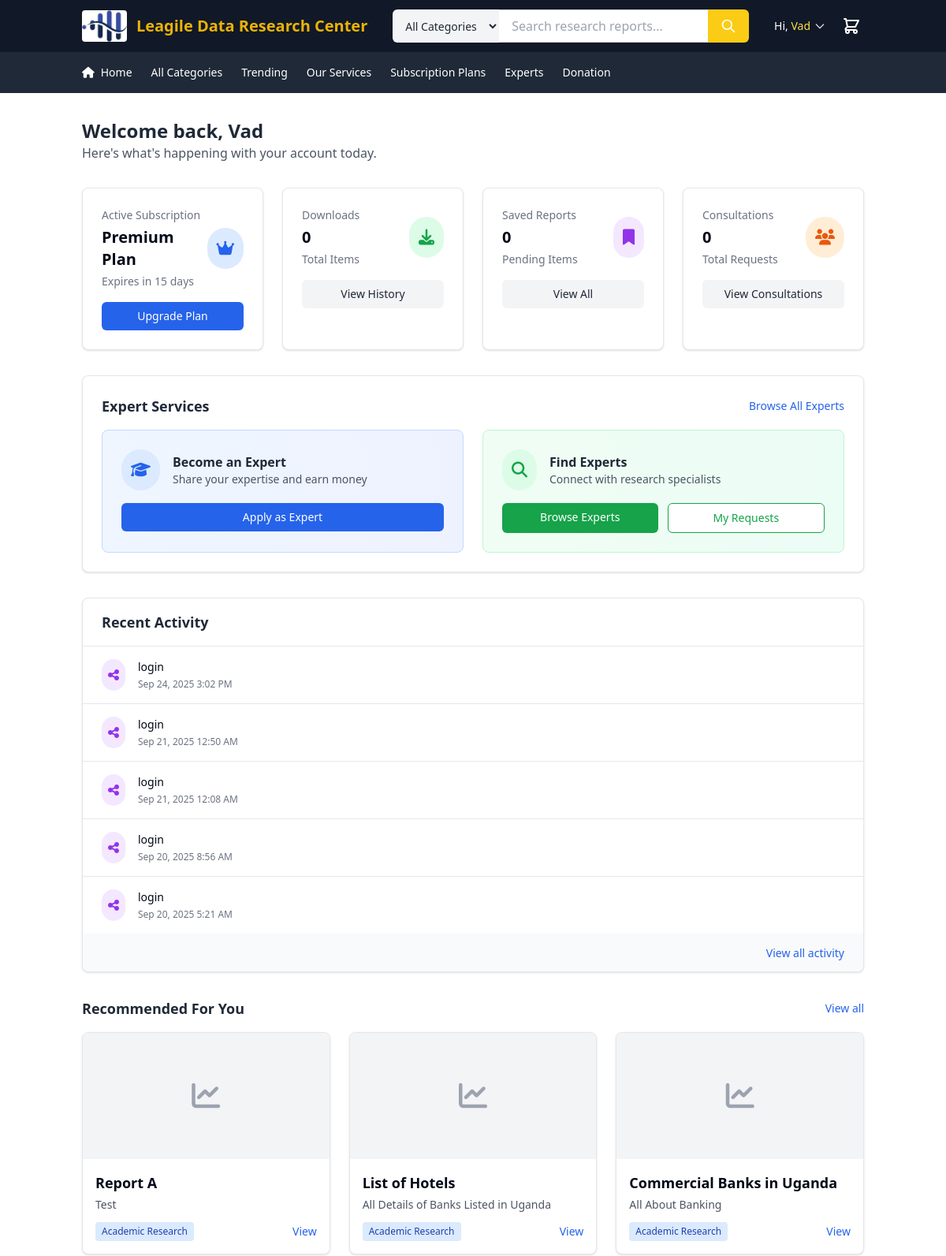
Page /dash/dash.php (signed in, upper part) on the earlier database version.
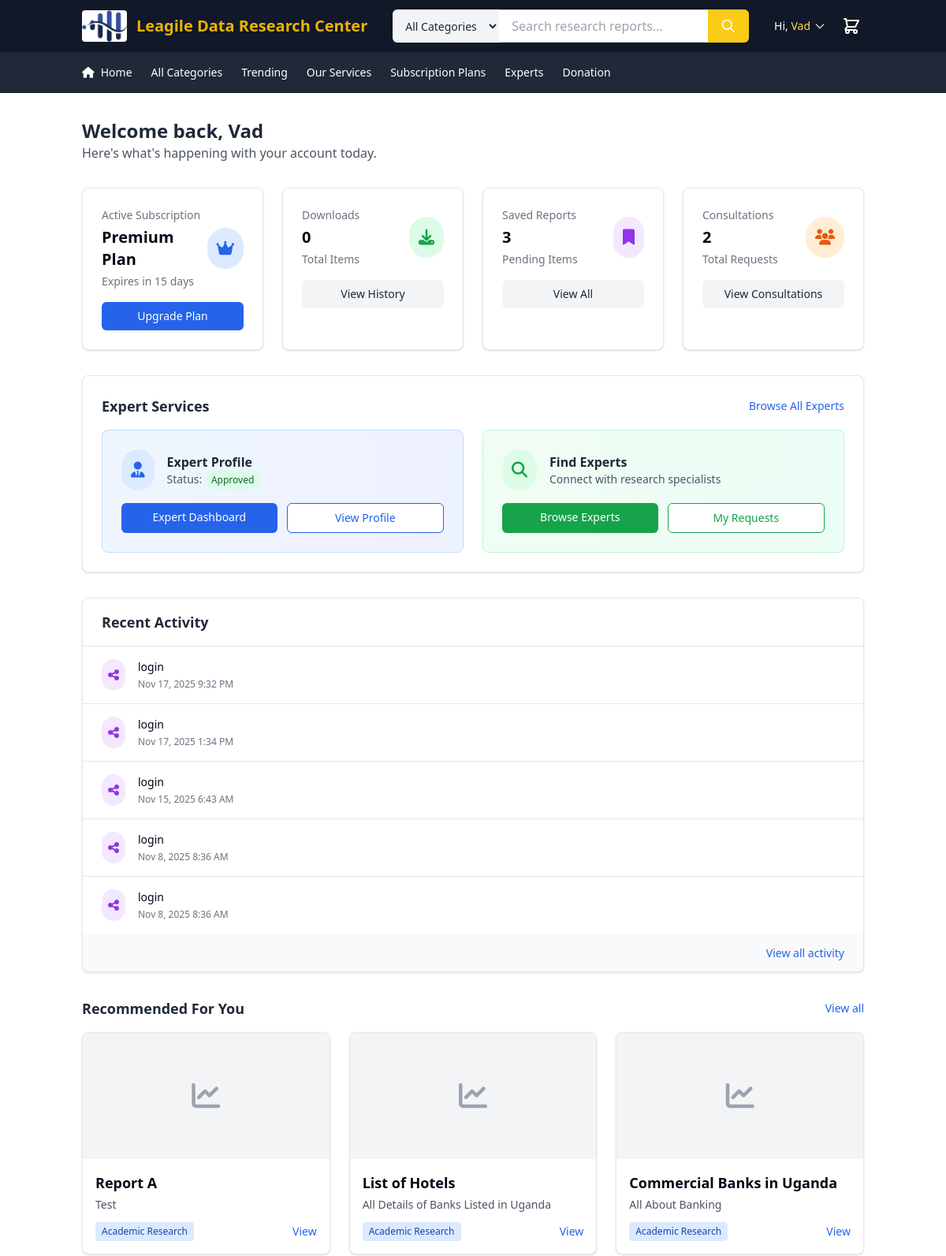
Same page on the later database version.
### tables this page shows
CREATE TABLE IF NOT EXISTS `user_activities` (
  `id` char(36) NOT NULL,
  `user_id` char(36) NOT NULL,
  `activity_type` varchar(50) NOT NULL,
  `activity_id` char(64) NOT NULL,
  `created_at` timestamp NULL DEFAULT current_timestamp(),
  PRIMARY KEY (`id`)
);

CREATE TABLE IF NOT EXISTS `reports` (
  `id` char(36) NOT NULL,
  `title` text NOT NULL,
  `author` text NOT NULL,
  `description` text NOT NULL,
  `price` decimal(10,2) NOT NULL,
  `thumbnail` text DEFAULT NULL,
  `category` text NOT NULL,
  `status` text DEFAULT NULL,
  `download_url` text DEFAULT NULL,
  `page_count` int(11) DEFAULT NULL,
  `publish_date` timestamp NULL DEFAULT NULL,
  `created_at` timestamp NULL DEFAULT current_timestamp(),
  `updated_at` timestamp NULL DEFAULT NULL,
  `file_size` char(20) NOT NULL,
  `file_type` char(20) NOT NULL,
  PRIMARY KEY (`id`)
);

CREATE TABLE IF NOT EXISTS `experts` (
  `id` varchar(36) NOT NULL,
  `user_id` varchar(36) NOT NULL,
  `title` varchar(100) NOT NULL,
  `first_name` varchar(50) NOT NULL,
  `last_name` varchar(50) NOT NULL,
  `email` varchar(100) NOT NULL,
  `phone` varchar(20) DEFAULT NULL,
  `bio` text DEFAULT NULL,
  `education` text DEFAULT NULL,
  `experience_years` int(11) DEFAULT 0,
  `hourly_rate` decimal(10,2) DEFAULT 0.00,
  `profile_image` varchar(255) DEFAULT NULL,
  `status` enum('pending','approved','rejected','suspended') DEFAULT 'pending',
  `rating` decimal(3,2) DEFAULT 0.00,
  `total_reviews` int(11) DEFAULT 0,
  `total_consultations` int(11) DEFAULT 0,
  `created_at` timestamp NULL DEFAULT current_timestamp(),
  `updated_at` timestamp NULL DEFAULT current_timestamp() ON UPDATE current_timestamp(),
  PRIMARY KEY (`id`),
  UNIQUE KEY `email` (`email`),
  KEY `user_id` (`user_id`)
);

### bin/page_settings.php (called while the page is built, shortened)
<?php
function siteHeader(){
 $user_name = $_SESSION['user_name'] ?? '';
  ?>
<?php
}
?>

### dash/dash.php (the view, shortened to what the changed rows need)
<?php
require __DIR__ . '/../bin/page_settings.php';
require __DIR__ . '/../xsert.php';
if (isset($_SESSION['user_id'])) {
    $user_id = $_SESSION['user_id'];
    $user_name = $_SESSION['user_name'];
} else {
   header('Location: ' . BASE_URL . '/login.php');
    exit;
}
$activities_stmt = $conn->prepare("SELECT * FROM user_activities WHERE user_id = ? ORDER BY created_at DESC LIMIT 5");
$activities_stmt->execute([$user_id]);
$reports_stmt = $conn->prepare("SELECT * FROM reports ORDER BY created_at DESC LIMIT 3");
$reports_stmt->execute();
$saved_stmt = $conn->prepare("SELECT COUNT(*) as count FROM report_downloads WHERE user_id = ? AND download_status = 'pending'");
$saved_stmt->execute([$user_id]);
$saved = $saved_stmt->fetch(PDO::FETCH_ASSOC)['count'];
$consultations_stmt = $conn->prepare("SELECT COUNT(*) as count FROM consultation_requests WHERE user_id = ?");
$consultations_stmt->execute([$user_id]);
$consultations = $consultations_stmt->fetch(PDO::FETCH_ASSOC)['count'];
$expert_stmt = $conn->prepare("SELECT id, status FROM experts WHERE user_id = ?");
$expert_stmt->execute([$user_id]);
$expert_profile = $expert_stmt->fetch(PDO::FETCH_ASSOC);
?>
<!DOCTYPE html>
<html lang="en">
 <head>
   <?php include __DIR__ . '/../bin/source_links.php' ?>
</head>
<body>
<main class="flex-grow">
  <div class="container mx-auto px-4 py-8">
    <div class="max-w-7xl mx-auto">
      <div class="mb-8">
        <h1 class="text-2xl font-bold text-gray-800">Welcome back, <?php echo $user_name ?></h1>
      </div>
      <div class="grid grid-cols-1 md:grid-cols-4 gap-6 mb-8">
        <div class="bg-white rounded-lg shadow p-6 border border-gray-200">
          <div class="flex items-center justify-between">
            <div>
              <p class="text-sm font-medium text-gray-500">Saved Reports</p>
              <h3 class="text-xl font-bold mt-1"><?php echo $saved; ?></h3>
              <p class="text-sm text-gray-500 mt-1">Pending Items</p>
            </div>
          </div>
        </div>
        <div class="bg-white rounded-lg shadow p-6 border border-gray-200">
          <div class="flex items-center justify-between">
            <div>
              <p class="text-sm font-medium text-gray-500">Consultations</p>
              <h3 class="text-xl font-bold mt-1"><?php echo $consultations; ?></h3>
              <p class="text-sm text-gray-500 mt-1">Total Requests</p>
            </div>
          </div>
        </div>
      </div>
      <div class="bg-white rounded-lg shadow p-6 border border-gray-200 mb-8">
        <div class="flex items-center justify-between mb-4">
          <h2 class="text-lg font-semibold text-gray-800">Expert Services</h2>
        </div>
        <div class="grid grid-cols-1 md:grid-cols-2 gap-6">
          <div class="bg-gradient-to-r from-blue-50 to-indigo-50 p-6 rounded-lg border border-blue-200">
            <?php if ($expert_profile): ?>
              <div class="flex items-center mb-4">
                <div class="bg-blue-100 p-3 rounded-full mr-4">
                  <i class="fas fa-user-tie text-blue-600 text-xl"></i>
                </div>
                <div>
                  <h3 class="font-semibold text-gray-800">Expert Profile</h3>
                  <p class="text-sm text-gray-600">Status:
                    <span class="px-2 py-1 text-xs rounded-full
                      <?php echo $expert_profile['status'] === 'approved' ? 'bg-green-100 text-green-800' :
                                 ($expert_profile['status'] === 'pending' ? 'bg-yellow-100 text-yellow-800' : 'bg-red-100 text-red-800'); ?>">
                      <?php echo ucfirst($expert_profile['status']); ?>
                    </span>
                  </p>
                </div>
              </div>
              <div class="flex gap-3">
                <?php if ($expert_profile['status'] === 'approved'): ?>
                  <a href="expert-dashboard.php" class="flex-1 bg-blue-600 hover:bg-blue-700 text-white py-2 px-4 rounded-md text-sm font-medium text-center">
                    Expert Dashboard
                  </a>
                  <a href="<?php echo BASE_URL; ?>/expert-profile.php?id=<?php echo $expert_profile['id']; ?>" class="flex-1 bg-white border border-blue-600 text-blue-600 hover:bg-blue-50 py-2 px-4 rounded-md text-sm font-medium text-center">
                    View Profile
                  </a>
                <?php else: ?>
                  <a href="<?php echo BASE_URL; ?>/expert-registration.php" class="flex-1 bg-blue-600 hover:bg-blue-700 text-white py-2 px-4 rounded-md text-sm font-medium text-center">
                    Update Application
                  </a>
                <?php endif; ?>
              </div>
            <?php else: ?>
              <div class="flex items-center mb-4">
                <div class="bg-blue-100 p-3 rounded-full mr-4">
                  <i class="fas fa-graduation-cap text-blue-600 text-xl"></i>
                </div>
                <div>
                  <h3 class="font-semibold text-gray-800">Become an Expert</h3>
                  <p class="text-sm text-gray-600">Share your expertise and earn money</p>
                </div>
              </div>
              <a href="<?php echo BASE_URL; ?>/expert-registration.php" class="w-full bg-blue-600 hover:bg-blue-700 text-white py-2 px-4 rounded-md text-sm font-medium text-center block">
                Apply as Expert
              </a>
            <?php endif; ?>
          </div>
        </div>
      </div>
      <div class="bg-white rounded-lg shadow overflow-hidden border border-gray-200 mb-8">
        <div class="px-6 py-4 border-b border-gray-200">
          <h2 class="text-lg font-semibold text-gray-800">Recent Activity</h2>
        </div>
        <div class="divide-y divide-gray-200">
          <?php while ($activity = $activities_stmt->fetch(PDO::FETCH_ASSOC)): ?>
            <div class="px-6 py-4 flex items-start">
              <?php
              $icon_class = '';
              $bg_class = '';
              switch ($activity['activity_type']) {
                case 'login':
                  $icon_class = 'fas fa-share-alt text-purple-600';
                  $bg_class = 'bg-purple-100';
                  break;
              }
              ?>
              <div class="<?php echo $bg_class; ?> p-2 rounded-full mr-4">
                <i class="<?php echo $icon_class; ?>"></i>
              </div>
              <div>
                <p class="text-sm font-medium"><?php echo htmlspecialchars($activity['activity_type']); ?></p>
                <p class="text-xs text-gray-500 mt-1">
                  <?php echo date('M j, Y g:i A', strtotime($activity['created_at'])); ?>
                </p>
              </div>
            </div>
          <?php endwhile; ?>
        </div>
      </div>
      <div class="mb-8">
        <div class="flex items-center justify-between mb-4">
          <h2 class="text-lg font-semibold text-gray-800">Recommended For You</h2>
        </div>
        <div class="grid grid-cols-1 md:grid-cols-3 gap-6">
          <?php while ($report = $reports_stmt->fetch(PDO::FETCH_ASSOC)): ?>
            <div class="bg-white rounded-lg shadow overflow-hidden border border-gray-200">
              <div class="h-40 bg-gray-100 flex items-center justify-center">
                <i class="fas fa-chart-line text-4xl text-gray-400"></i>
              </div>
              <div class="p-4">
                <h3 class="font-semibold text-lg mb-1"><?php echo htmlspecialchars($report['title']); ?></h3>
                <p class="text-sm text-gray-600 mb-3"><?php echo htmlspecialchars($report['description']); ?></p>
                <div class="flex justify-between items-center">
                  <span class="text-xs bg-blue-100 text-blue-800 px-2 py-1 rounded"><?php echo htmlspecialchars($report['category']); ?></span>
                  <button class="text-sm text-blue-600 hover:text-blue-700 font-medium">View</button>
                </div>
              </div>
            </div>
          <?php endwhile; ?>
        </div>
      </div>
    </div>
  </div>
</main>
</body></html>

Differences in the rows shown:
no longer on this page (row unchanged): user_activities: activity_type "login", created_at "Sep 24, 2025 3:02 PM"
no longer on this page (row unchanged): user_activities: activity_type "login", created_at "Sep 21, 2025 12:50 AM"
no longer on this page (row unchanged): user_activities: activity_type "login", created_at "Sep 21, 2025 12:08 AM"
no longer on this page (row unchanged): user_activities: activity_type "login", created_at "Sep 20, 2025 8:56 AM"
no longer on this page (row unchanged): user_activities: activity_type "login", created_at "Sep 20, 2025 5:21 AM"
added experts: status "Approved"
added user_activities: activity_type "login", created_at "Nov 17, 2025 9:32 PM"
added user_activities: activity_type "login", created_at "Nov 17, 2025 1:34 PM"
added user_activities: activity_type "login", created_at "Nov 15, 2025 6:43 AM"
added user_activities: activity_type "login", created_at "Nov 8, 2025 8:36 AM"
added user_activities: activity_type "login", created_at "Nov 8, 2025 8:36 AM"
Other differences:
$saved: "0" → "3"
$consultations: "0" → "2"
text no longer shown: "Become an Expert Share your expertise and earn money Apply as Expert"
text now shown: "Expert Profile Status: Expert Dashboard View Profile"
